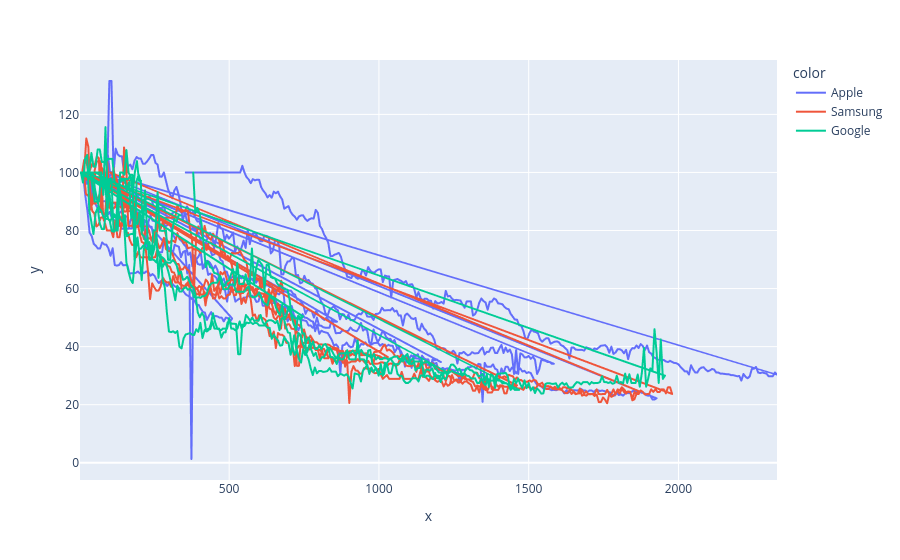

Notebook cell for this chart:
### Code cell
#W2 D3 
'''Add a new column `mean_price` to `all_iphones_df` — the mean NEW price for that model,
aligned to every row (same value repeated for all rows of the same model).
Print head() showing model, NEW, and mean_price columns only.'''
all_iphones_df['mean_price'] = all_iphones_df.groupby('model')['NEW'].transform('mean')


'''Build a summary DataFrame with one row per model, columns:
- `mean_price` — mean weekly NEW price
- `std_price` — standard deviation of weekly NEW prices
- `weeks_of_data` — number of weekly price points'''
summary_df = all_iphones_df.groupby('model').agg(mean_price=('NEW', 'mean'), std_price = ('NEW', 'std'), weeks_of_data = ('NEW', 'count')).reset_index()


'''From the full resampled `df` (all ASINs), identify:
- The 2 Samsung ASINs with the most weekly price points
- The 2 Google ASINs with the most weekly price points
'''
top_asins = df.groupby(['brand', 'model', 'asin']).agg(weekly_price_points = ('NEW', 'count')).reset_index()
top_asins = top_asins.sort_values('weekly_price_points', ascending = False)
top_asins.head(12)



'''Filter `df` to: all Apple iPhones + the 4 chosen ASINs.
Compute the decay summary table (first_price, last_price, total_drop_pct) grouped by model.
Print sorted by total_drop_pct descending.'''

filtered_df = df[(df['brand'] == 'Apple') | (df['asin'].isin(['B08L34JQ9C', 'B08VLMQ3KS', 'B08MV7HWFK', 'B09SYSMCX6']))]
filtered_df = df.groupby('model').agg(first_price = ('NEW', 'first'), last_price = ('NEW', 'last')).reset_index()
filtered_df['total_drop_pct'] = round((filtered_df['first_price'] - filtered_df['last_price']) / filtered_df['first_price'] * 100, 1)
filtered_df = filtered_df.sort_values('total_drop_pct', ascending = False)
filtered_df.head()


'''Plot decay curves for all selected models on one px.line chart.
x = days_since_launch, y = NEW, color = brand.
Title: "Price Decay by Brand".
One observation: which brand decays fastest?'''


import plotly.express as px
decay_chart = px.line(x = df['days_since_launch'], y = df['NEW'], color = df['brand'])
# decay_chart.show()


'''Add column `price_pct_of_launch` to the filtered DataFrame:
price as a percentage of that model's first recorded price.
Formula: `NEW / first_price * 100`
You already know how to get first_price per model. Print min, max, and head().
'''

df['first_price'] = df.groupby('model')['NEW'].transform('first')
df['price_pct_of_launch'] = round(df['NEW'] / df['first_price'] * 100, 1)
df.head()

decay_chart_price_pct = px.line(x = df['days_since_launch'], y = df['price_pct_of_launch'], color = df['brand'], title = 'Price decay - pct of launch price by brand')
decay_chart_price_pct.show()

### Figure 1 — Plotly figure (JSON) as saved in the notebook; plotly's stock layout.template omitted (floating-point values rounded to 4 significant figures; data arrays with more than 128 entries replaced by an {"elided": "..."} marker saying what was removed)
{"data": [{"hovertemplate": "color=Apple<br>x=%{x}<br>y=%{y}<extra></extra>", "legendgroup": "Apple", "line": {"color": "#636efa", "dash": "solid"}, "marker": {"symbol": "circle"}, "mode": "lines", "name": "Apple", "showlegend": true, "type": "scattergl", "x": {"elided": "1144 int values"}, "xaxis": "x", "y": {"elided": "1144 float values"}, "yaxis": "y"}, {"hovertemplate": "color=Samsung<br>x=%{x}<br>y=%{y}<extra></extra>", "legendgroup": "Samsung", "line": {"color": "#EF553B", "dash": "solid"}, "marker": {"symbol": "circle"}, "mode": "lines", "name": "Samsung", "showlegend": true, "type": "scattergl", "x": {"elided": "1012 int values"}, "xaxis": "x", "y": {"elided": "1012 float values"}, "yaxis": "y"}, {"hovertemplate": "color=Google<br>x=%{x}<br>y=%{y}<extra></extra>", "legendgroup": "Google", "line": {"color": "#00cc96", "dash": "solid"}, "marker": {"symbol": "circle"}, "mode": "lines", "name": "Google", "showlegend": true, "type": "scattergl", "x": {"elided": "785 int values"}, "xaxis": "x", "y": {"elided": "785 float values"}, "yaxis": "y"}], "layout": {"legend": {"title": {"text": "color"}, "tracegroupgap": 0}, "margin": {"t": 60}, "xaxis": {"anchor": "y", "domain": [0, 1], "title": {"text": "x"}}, "yaxis": {"anchor": "x", "domain": [0, 1], "title": {"text": "y"}}}}
